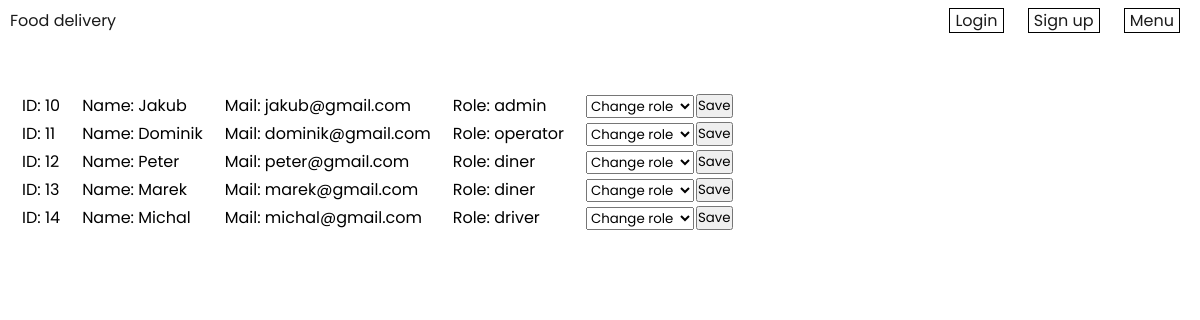
/manageUsers.php, run on the app's committed database.
### tables this page shows
CREATE TABLE person (
  personId INT AUTO_INCREMENT NOT NULL PRIMARY KEY,
  Name VARCHAR(50),
  Town VARCHAR(50),
  Street VARCHAR(50),
  ZIP INT,
  phoneNumber VARCHAR(50),
  mail VARCHAR(50),
  password VARCHAR(50),
  state ENUM("unregistered", "diner", "driver", "operator", "admin")
);

### manageUsers.php (the view, shortened to what this page needs)
<?php
include "header.php";
include "dbConnect.php";
echo <<<HTML
<head>
<link rel="stylesheet" href="styles/manage-users-style.css">
<title>Manage Users</title>
</head>
<table class="person-table">
HTML;
$data = $pdo->query("SELECT * FROM person")->fetchAll(PDO::FETCH_ASSOC);
    foreach ($data as $person) {
        $id = $person['personId'];
        echo <<<HTML
            <tr>
                <td class="person-td">ID: $id</td>
                <td class="person-td">Name: {$person['Name']}</td>
                <td class="person-td">Mail: {$person['mail']}</td>
                <td class="person-td">Role: {$person['state']}</td>
                <td >
                    <form action="#" method="post">
                    <select name="ChangeRole">
                        <option value="" selected disabled hidden>Change role</option>
                        <option value="unregistered_$id">Unregistered</option>
                        <option value="diner_$id">Diner</option>
                        <option value="driver_$id">Driver</option>
                        <option value="operator_$id">Operator</option>
                        <option value="admin_$id">Admin</option>
                    </select>
                </td>
                <td><input type="submit" name="submit" value="Save"></td>
                </form>
            </tr>
HTML;
}
echo <<<HTML
</table>
HTML;
?>

### styles/style.css (style rules this page uses)
* { box-sizing: border-box; margin: 0; padding: 0; font-family: 'Poppins', sans-serif; }

### styles/manage-users-style.css (style rules this page uses)
.person-table { margin-left: 20px; margin-right: 20px; }
.person-td { text-align: left; padding-right:20px; }

### data on the page
person: personId "10", Name "Jakub", mail "jakub@gmail.com", state "admin"
person: personId "11", Name "Dominik", mail "dominik@gmail.com", state "operator"
person: personId "12", Name "Peter", mail "peter@gmail.com", state "diner"
person: personId "13", Name "Marek", mail "marek@gmail.com", state "diner"
person: personId "14", Name "Michal", mail "michal@gmail.com", state "driver"
